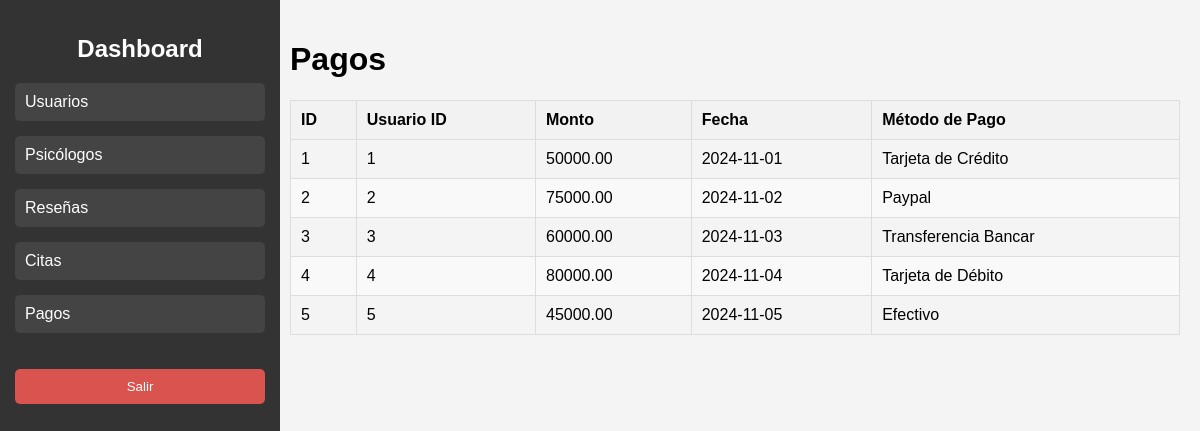
The page /dashboard.php?view=pagos on the database its author committed.
### tables this page shows
CREATE TABLE `pagos` (
  `pago_id` int(11) NOT NULL,
  `usuario_id` int(11) DEFAULT NULL,
  `monto` decimal(10,2) DEFAULT NULL,
  `fecha` date DEFAULT NULL,
  `metodo_pago` varchar(20) DEFAULT NULL
);

### src/views/pagos.php (the view, shortened to what this page needs)
<?php
$database = new Database();
$db = $database->getConnection();
$stmt = $db->query('SELECT * FROM pagos');
$pagos = $stmt->fetchAll(PDO::FETCH_ASSOC);
?>
<h1>Pagos</h1>
<table>
    <thead>
        <tr>
            <th>ID</th>
            <th>Usuario ID</th>
            <th>Monto</th>
            <th>Fecha</th>
            <th>Método de Pago</th>
        </tr>
    </thead>
    <tbody>
        <?php foreach ($pagos as $pago): ?>
            <tr>
                <td><?php echo htmlspecialchars($pago['pago_id']); ?></td>
                <td><?php echo htmlspecialchars($pago['usuario_id']); ?></td>
                <td><?php echo htmlspecialchars($pago['monto']); ?></td>
                <td><?php echo htmlspecialchars($pago['fecha']); ?></td>
                <td><?php echo htmlspecialchars($pago['metodo_pago']); ?></td>
            </tr>
        <?php endforeach; ?>
    </tbody>
</table>

### public/styles.css (style rules this page uses)
body { font-family: Arial, sans-serif; background-color: #f4f4f4; margin: 0; padding: 0; display: flex; }
table { width: 100%; border-collapse: collapse; margin: 20px 0; }
table, th, td { border: 1px solid #ddd; }
th, td { padding: 10px; text-align: left; }
th { background-color: #f2f2f2; }
tr:nth-child(even) { background-color: #f9f9f9; }

### rows shown on the page
pagos: pago_id "1", usuario "1", monto "50000.00", fecha "2024-11-01", metodo_pago "Tarjeta de Crédito"
pagos: pago_id "2", usuario "2", monto "75000.00", fecha "2024-11-02", metodo_pago "Paypal"
pagos: pago_id "3", usuario "3", monto "60000.00", fecha "2024-11-03", metodo_pago "Transferencia Bancar"
pagos: pago_id "4", usuario "4", monto "80000.00", fecha "2024-11-04", metodo_pago "Tarjeta de Débito"
pagos: pago_id "5", usuario "5", monto "45000.00", fecha "2024-11-05", metodo_pago "Efectivo"
